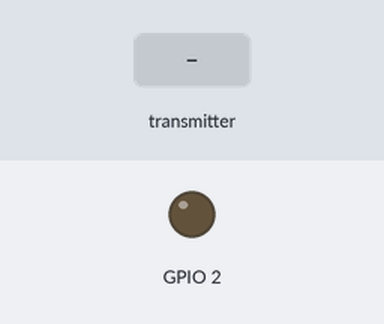
Bench run of a sketch on a simulated ESP32-C6. Parts: output pins drawn as LEDs (lit = HIGH). Inputs (shaded band) come from the test bench. What the sketch prints to the serial monitor is not drawn.

Above: at 1.2 s.
1.3 s: the transmitter starts sending tasterGedrueckt = 1
At 2.5 s:
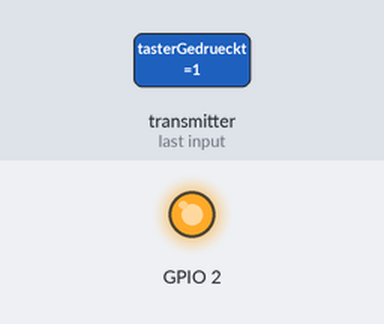
2.8 s: the transmitter starts sending tasterGedrueckt = 0
At 3.6 s:
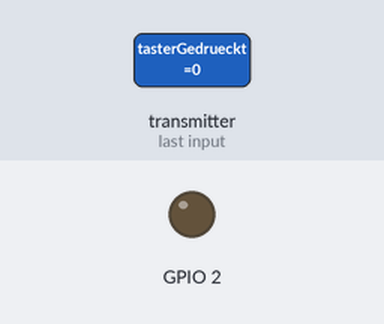
Timing chart, 0 to 5.8 s (numbered marks = the images above; inputs shaded):
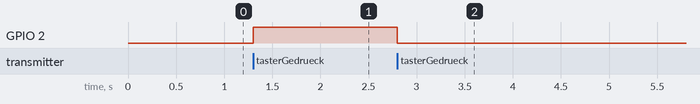

Measured:
- after the input at 1.3 s, GPIO 2: LOW → HIGH at once
- after the input at 2.8 s, GPIO 2: HIGH → LOW at once

The sketch:

espnow_c6_empf.ino
```cpp
// verwendetes Entwicklungsboard ESP32-C6

#include <WiFi.h>
#include <esp_now.h>

// Struktur für empfangene Daten
typedef struct {
  bool tasterGedrueckt;
} struct_message;

struct_message empfangeneDaten;

// Callback-Funktion bei Empfang
void OnDataRecv(const esp_now_recv_info *recv_info, const uint8_t *incomingData, int len) {
  memcpy(&empfangeneDaten, incomingData, sizeof(empfangeneDaten));

  char macStr[18];
  snprintf(macStr, sizeof(macStr), "%02X:%02X:%02X:%02X:%02X:%02X",
           recv_info->src_addr[0], recv_info->src_addr[1], recv_info->src_addr[2],
           recv_info->src_addr[3], recv_info->src_addr[4], recv_info->src_addr[5]);

  Serial.printf("Empfangen von %s → Tasterstatus: %s\n",
                macStr,
                empfangeneDaten.tasterGedrueckt ? "GEDRÜCKT" : "NICHT gedrückt");

  // Beispielhafte Reaktion: LED an GPIO 2 schalten
  digitalWrite(2, empfangeneDaten.tasterGedrueckt ? HIGH : LOW);
}

void setup() {
  Serial.begin(115200);

  // GPIO 2 als Ausgang für LED oder Relais
  pinMode(2, OUTPUT);
  digitalWrite(2, LOW); // Initialzustand: aus

  // WiFi im Station Mode aktivieren
  WiFi.mode(WIFI_STA);

  // ESP-NOW initialisieren
  if (esp_now_init() != ESP_OK) {
    Serial.println("ESP-NOW Init fehlgeschlagen!");
    return;
  }

  // Empfangs-Callback registrieren
  esp_now_register_recv_cb(OnDataRecv);

  Serial.println("ESP-NOW Empfänger bereit.");
}

void loop() {
  // Keine aktive Logik im Loop nötig – alles passiert im Callback
  delay(1000);
}
```
